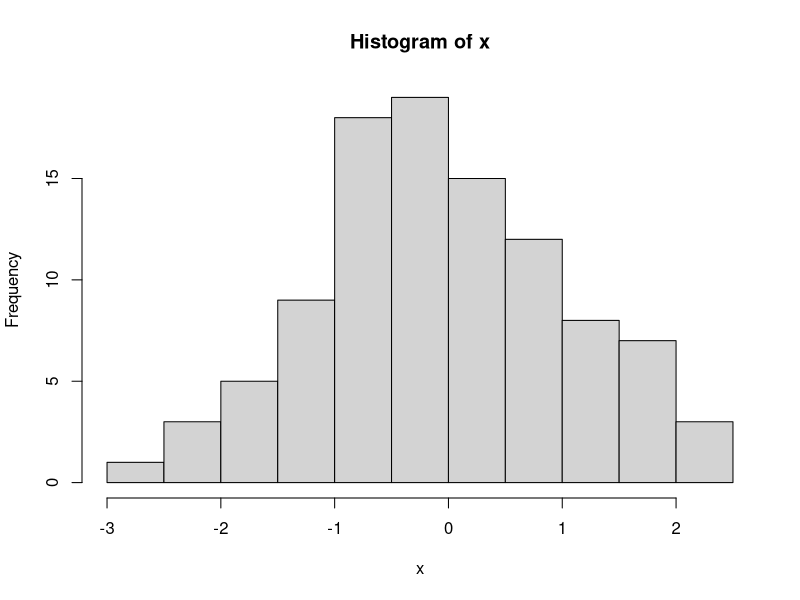
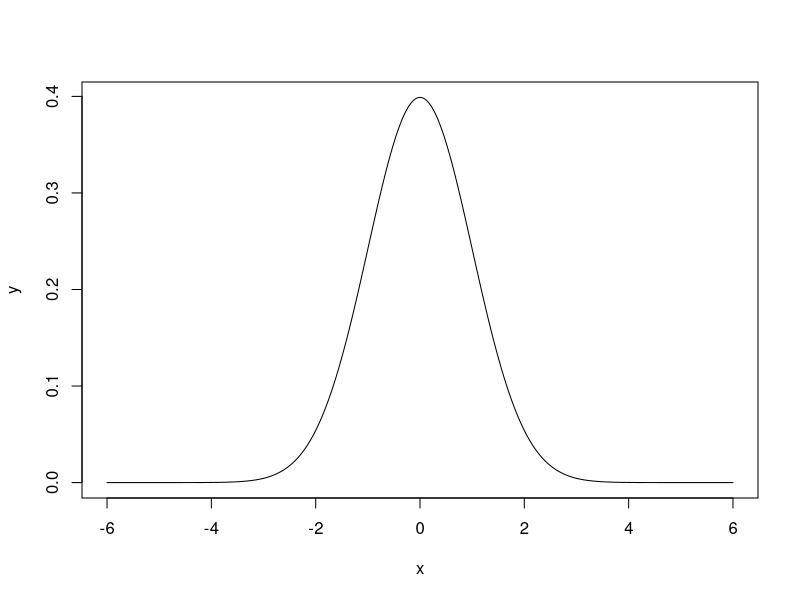

Write the R code that produced these figures, in order.
# Distribuição Normal

# Obs: Caso tenha problemas com a acentuação, consulte este link:
# https://support.rstudio.com/hc/en-us/articles/200532197-Character-Encoding

# Configurando o diretório de trabalho
# Coloque entre aspas o diretório de trabalho que você está usando no seu computador
# Não use diretórios com espaço no nome
setwd("C:/FCD/BigDataRAzure/Cap09")
getwd()


# A Distribuição Normal, ou Gaussiana, é a mais importante distribuição contínua. 
# Isso por conta de vários fatores, entre eles, o teorema central do limite, o qual é um resultado essencial 
# em aplicações práticas e teóricas, pois garante que, mesmo que os dados não sejam distribuídos segundo uma normal, 
# a média dos dados converge para uma distribuição normal conforme o número de dados aumenta.

# O R inclui funcionalidades para operações com distribuições de probabilidades. 
# Para cada distribuição há 4 operações básicas indicadas pelas letras:

# d: calcula a densidade de probabilidade f(x) no ponto
# p: calcula a função de probabilidade acumulada F(x) no ponto
# q: calcula o quantil correspondente a uma dada probabilidade
# r: retira uma amostra da distribuição

# Para utlizar as funções combina-se uma das letras acima com uma abreviatura do nome da distribuição. 
# Por exemplo, para calcular probabilidades usamos: pnorm para normal, pexp para exponencial, 
# pbinom para binomial, ppois para Poisson e assim por diante.

# x <- rnorm(n, mean, sd)
# Onde n é o tamanho da amostra e mean e sd são parâmetros opcionais relacionados à média e desvio padrão, 
# respectivamente.

# Distribuição Normal
?rnorm
x <- rnorm(100)
hist(x)

# Densidade
# # Observe que o gráfico gerado assemelha-se a uma Gaussiana e não apresenta assimentria. 
# Quando o gráfico da distribuição possui tal forma, há grandes chances de se tratar de uma distribuição normal.
x <- seq(-6, 6, by=0.01)
y <- dnorm(x)
plot(x, y, type="l")

